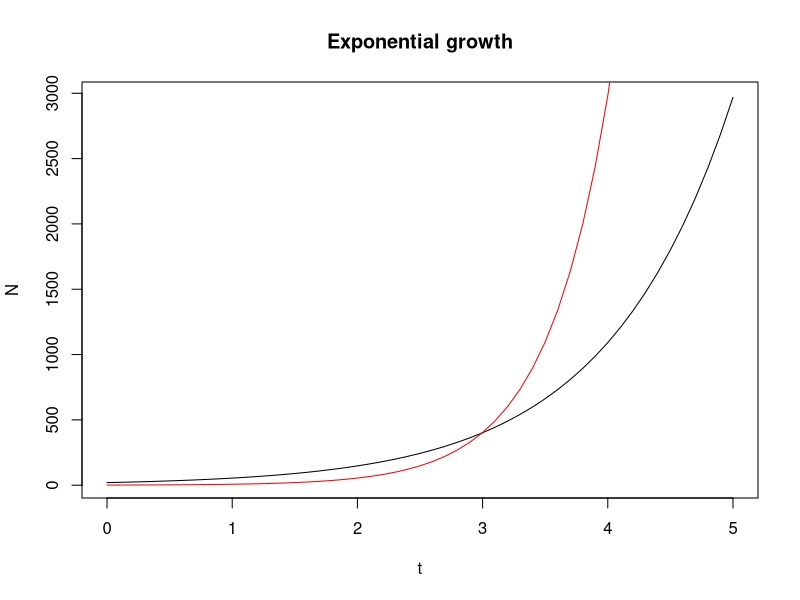
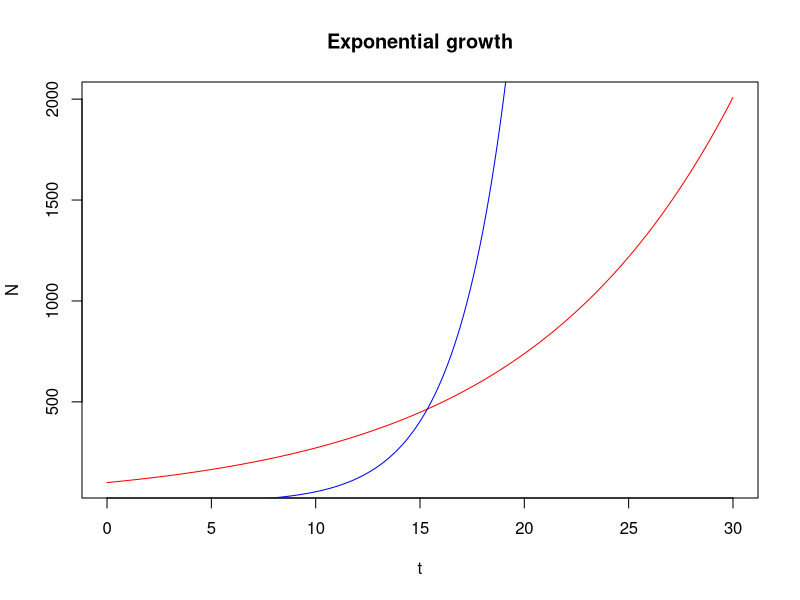
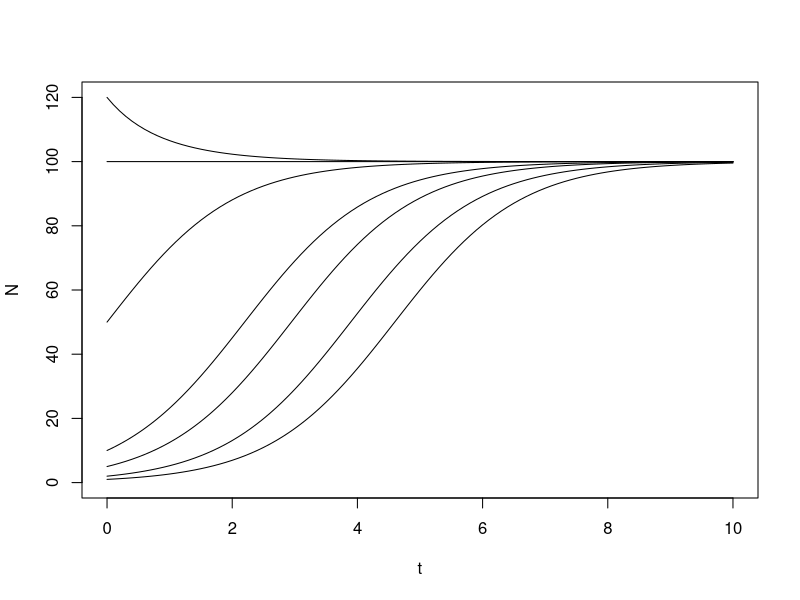
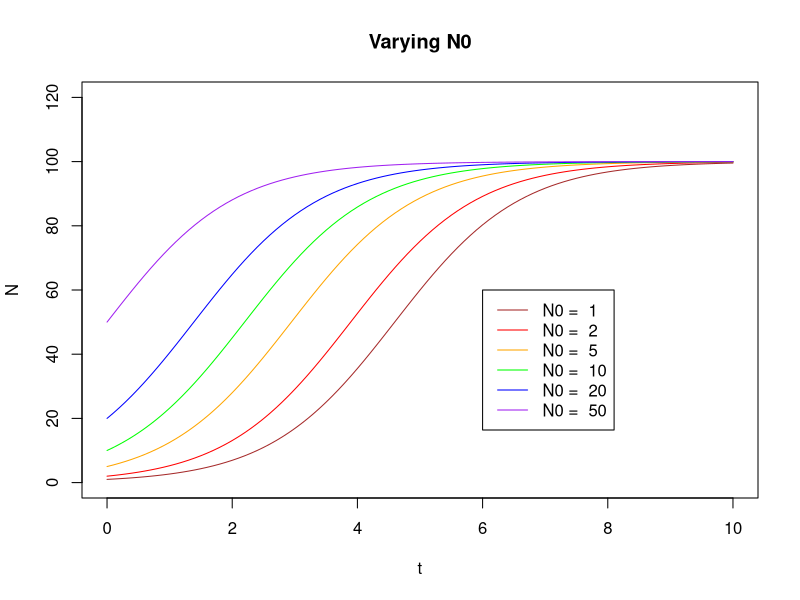
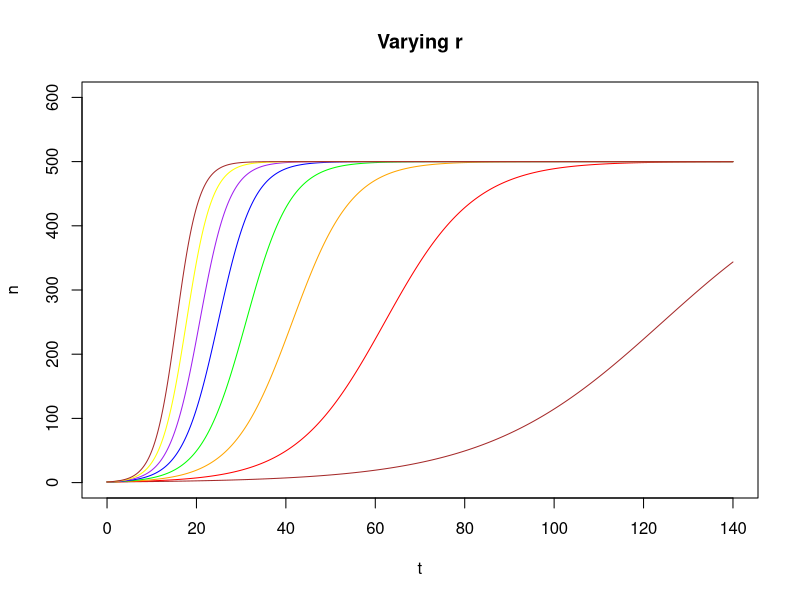
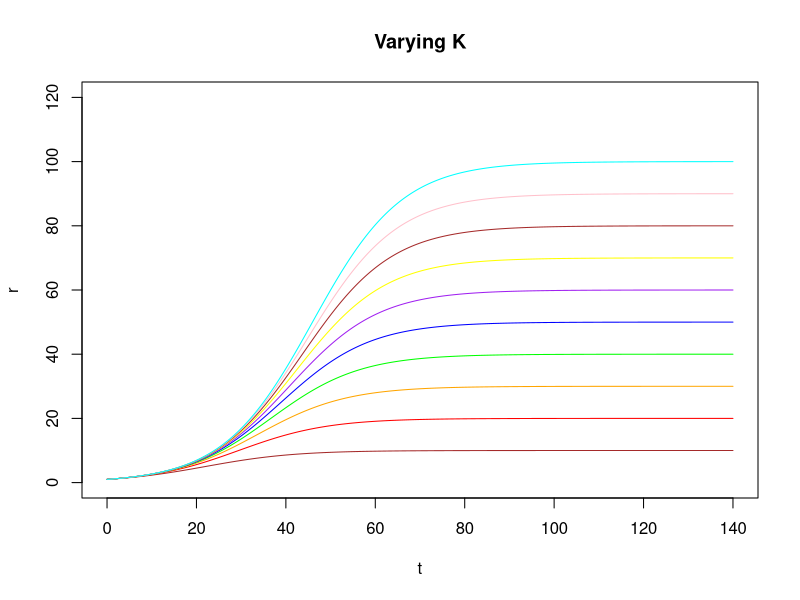

Write R code to recreate these figures, in order.
## example
t1 <- seq(0,5,0.1)

plot(t1,20*exp(t1),type='l',xlab='t',ylab='N',main='Exponential growth')

lines(t1,exp(2*t1),col='red')

#Q: What is the difference between these two lines?
#Ans There are two different things between two line which are population at time point 0[N(0)] and growth rate(r). Black line has N0 at 20 and r equal to 1 while Red line has N0 at 1 and r equal to 2  


# Excerise 1
#Growth rates rA = 0.1 and initial numbers NA0 = 100
#Growth rate rB = 0.4 and initial numbers NB0 = 1
# How many days before B over take A?
#define time range
t <- seq(0,30,0.1)
# plot A
plot(t,100*exp(0.1*t),type='l',xlab='t',ylab='N',main='Exponential growth', col='red')

#plot B
lines(t,1*exp(0.4*t),col='blue')

#Answer
# It will take around 16 days when B will over take A

#Q: What are biological interpretation of the two parameters r and K?
#ans r represent growth rate of the population while K represent the maximum capacity of the environment which could carrying population.

# create logistic function that return N
logistic <- function(r,K,N0,t) {K/(1+(K/N0-1)*exp(-r*t))}


#Q: What are biological interpretation of the two parameters r and K?
#ans r represent growth rate of the population while K represent the maximum capacity of the environment which could carrying population.

#try logistic function
logistic(1,100,10,0)

logistic(1,100,10,1)

logistic(0,100,10,5)

logistic(1,10,100,10)


#Q: Can you explain the output of the model? What is this number?
#ans the out put is the amount of population when growth rate is r, maximum capacity is K, and starting population N0 at given time t


#def new time step
t2 <- seq(0,10,0.1)
plot(t2,logistic(1,100,1,t2),type='l',ylim=c(0,120),xlab='t',ylab='N')

# plot for variety of N0
for(n in c(2,5,10,50,100,120)) {lines(t2,logistic(1,100,n,t2))}


# create plot with variety of color
N0.v <- c(1,2,5,10,20,50)

col.v <- c('brown','red','orange','green','blue','purple')

windows()

plot(0,type='n',xlim=c(0,10),ylim=c(0,120),xlab='t',ylab='N',main='Varying N0')

for (i in 1:6) {lines(t2,logistic(1,100,N0.v[i],t2),col=col.v[i])}


# add legend
legend(6,60,paste('N0 = ',N0.v),col=col.v,lty=1)


#Q: What happened when initial N is greater than K and what happened when initial N is smaller than K? Does it make sense in reality with the population and their survival?

#ans When N0 is greater than K, after that time stage, the population tend to reduce and remain stable at K as the maximum capacity, but for the case that N0 smaller than K, the population tend to rise and remain stable at K.
# Both of the situation are making sense when considering the population migrating to the new environment where the supply for sustainable population is insufficient(N0 > K) and sufficient(N0 < K). 


#Exercise: Take similar approach, do a plot of multiple lines where r varies from 0.05 to 0.4  when K = 500 and N0 = 1 (Hint: Use r.v=seq(0.05,0.4,0.05) and t3=0:140)
r.v <- seq(0.05,0.4,0.05)
col.v <- c('brown','red','orange','green','blue','purple','yellow','brown')
t3<- seq(0,140,0.1)
plot(0,type='n',xlim=c(0,140),ylim=c(0,600),xlab='t',ylab='n',main='Varying r')
for (i in 1:8) {lines(t3,logistic(r.v[i],500,1,t3),col=col.v[i])}

#Do a plot of multiple lines where K varies from 10 to 100 when r = 0.1 and N0 = 1 (Hint: Use K.v=seq(10,100,10))
K.v <- seq(10,100,10)

col.v <- c('brown','red','orange','green','blue','purple','yellow','brown','pink','cyan')
plot(0,type='n',xlim=c(0,140),ylim=c(0,120),xlab='t',ylab='r',main='Varying K')
for (i in 1:10) {lines(t3,logistic(0.1,K.v[i],1,t3),col=col.v[i])}

#Q: What happens when the carrying capacity is changing?
#ans When carrying capacity(K) is higher, it will take longer time for the amount of population to reach the maximum capacity. Likewise, when K is lower, it will take shorter time until the population reach the maximum capacity


